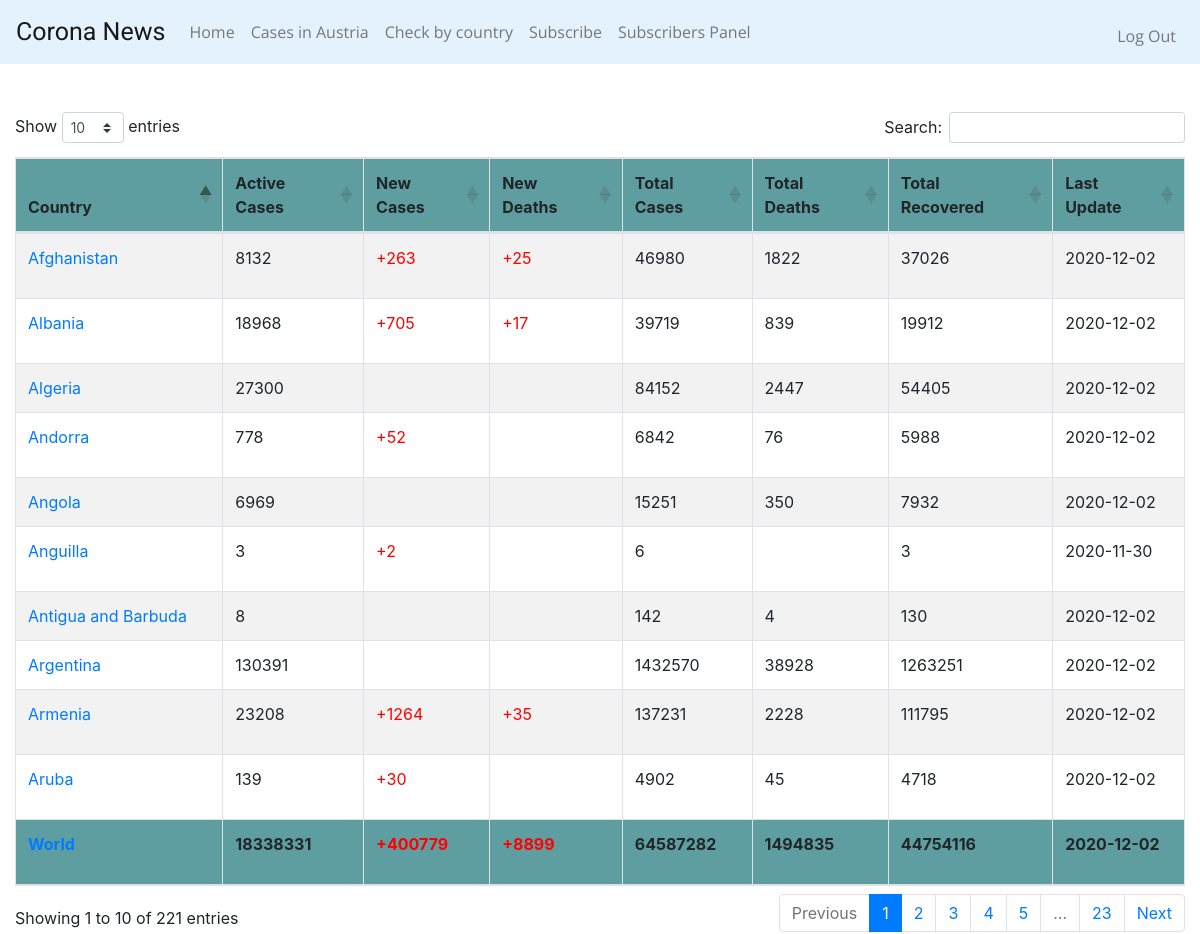
The page /casesWorld (signed in) on the database its author committed.
### tables this page shows
CREATE TABLE casesWorld (id INTEGER PRIMARY KEY AUTOINCREMENT NOT NULL, country TEXT, active INTEGER, new INTEGER, deaths INTEGER, totalCases INTEGER, totalDeaths INTEGER, totalRecovered INTEGER, date date);

### app.py (the view)
@app.route("/casesWorld")
def casesWorld():
    tblCasesWorld = "casesWorld"
    tableValues = {}
    totalCases = {}
    tableValues = select_cases(tblCasesWorld)
    totalCases = select_cases_where_country(tblCasesWorld, "World")
    return render_template('casesWorld.html', casesWorld=tableValues, totalCases=totalCases)

### app.py (called while the page is built)
@app.after_request
def after_request(response):
    response.headers["Cache-Control"] = "no-cache, no-store, must-revalidate"
    response.headers["Expires"] = 0
    response.headers["Pragma"] = "no-cache"
    return response

### coronaCasesDAO.py (called while the page is built)
def select_cases(tableName):
    conn = connect_to_db()
    conn.row_factory = dict_factory
    cursor = conn.cursor()
    format_str = """SELECT country, active, new, deaths, totalCases, totalDeaths, totalRecovered, date FROM "{table}";"""
    sql_command = format_str.format(table=tableName)
    cursor.execute(sql_command)
    result = cursor.fetchall()
    conn.close()
    return result

def select_cases_where_country(tableName, country):
    conn = connect_to_db()
    conn.row_factory = dict_factory
    cursor = conn.cursor()
    format_str = """SELECT country, active, new, deaths, totalCases, totalDeaths, totalRecovered, date FROM "{table}" WHERE country="{countryName}";"""
    sql_command = format_str.format(table=tableName, countryName=country)
    cursor.execute(sql_command)
    result = cursor.fetchall()
    conn.close()
    return result

### helpers.py (called while the page is built)
def connect_to_db():
    conn = sqlite3.connect('coronaDatabase.db')
    return conn

def dict_factory(cursor, row):
    d = {}
    for idx, col in enumerate(cursor.description):
        d[col[0]] = row[idx]
    return d

### templates/casesWorld.html (shortened to what this page needs)
{% extends "layout.html" %}
{% block headSergiu %}
    <link href="https://cdn.datatables.net/1.10.22/css/dataTables.bootstrap4.min.css" rel="stylesheet">
{% endblock %}
{% block main %}
    <div class="col">
        <br>
        <table id="example" class="table table-striped table-bordered" style="width:100%">
            <thead>
                <tr style="background-color:cadetblue">
                    <th>Country</th>
                    <th>Active Cases</th>
                    <th>New Cases</th>
                    <th>New Deaths</th>
                    <th>Total Cases</th>
                    <th>Total Deaths</th>
                    <th>Total Recovered</th>
                    <th>Last Update</th>
                </tr>
            </thead>
            <tfoot>
                {% for dict_item in totalCases %}
                <tr style="background-color: cadetblue; font-weight: bold;">
                    <td >
                        {% set country = dict_item.get("country") %}
                        <a href="/history/{{ country }}" target="_blank">{{ country }}</a>
                    </td>
                    <td>
                        {{dict_item.get("active")}}
                    </td>
                    <td style="color:red;">
                        {% set new = dict_item.get("new") %}
                        {% if new != "" %}
                            <p>+{{ new }}</p>
                        {% else %}
                            <p></p>
                        {% endif %}
                    </td>
                    <td style="color:red;">
                        {% set deaths = dict_item.get("deaths") %}
                        {% if deaths != "" %}
                            <p>+{{ deaths }}</p>
                        {% else %}
                            <p></p>
                        {% endif %}
                    </td>
                    <td>
                        {{dict_item.get("totalCases")}}
                    </td>
                    <td>
                        {{dict_item.get("totalDeaths")}}
                    </td>
                    <td>
                        {{dict_item.get("totalRecovered")}}
                    </td>
                    <td>
                        {{dict_item.get("date")}}
                    </td>
                </tr>
                {% endfor %}
            </tfoot>
            <tbody>
            {% for dict_item in casesWorld %}
                <tr>
                        <td>
                            {% set country = dict_item.get("country") %}
                            <a href="/history/{{ country }}">{{ country }}</a>
                        </td>
                        <td>
                            {{dict_item.get("active")}}
                        </td>
                        <td style="color: red;">
                            {% set new = dict_item.get("new") %}
                            {% if new != "" %}
                                <p>+{{ new }}</p>
                            {% else %}
                                <p></p>
                            {% endif %}
                        </td>
                        <td style="color: red;">
                            {% set deaths = dict_item.get("deaths") %}
                            {% if deaths != "" %}
                                <p>+{{ deaths }}</p>
                            {% else %}
                                <p></p>
                            {% endif %}
                        </td>
                        <td>
                            {{dict_item.get("totalCases")}}
                        </td>
                        <td>
                            {{dict_item.get("totalDeaths")}}
                        </td>
                        <td>
                            {{dict_item.get("totalRecovered")}}
                        </td>
                        <td>
                            {{dict_item.get("date")}}
                        </td>
                </tr>
            {% endfor %}
            </tbody>
        </table>
    </div>
{% endblock %}

### rows shown on the page
casesWorld: country "World", get "18338331", new "400779", deaths "8899", get "64587282", get "1494835", get "44754116", get "2020-12-02"
casesWorld: country "Argentina", get "130391", get "1432570", get "38928", get "1263251", get "2020-12-02"
casesWorld: country "Armenia", get "23208", new "1264", deaths "35", get "137231", get "2228", get "111795", get "2020-12-02"
casesWorld: country "Algeria", get "27300", get "84152", get "2447", get "54405", get "2020-12-02"
casesWorld: country "Afghanistan", get "8132", new "263", deaths "25", get "46980", get "1822", get "37026", get "2020-12-02"
casesWorld: country "Albania", get "18968", new "705", deaths "17", get "39719", get "839", get "19912", get "2020-12-02"
casesWorld: country "Angola", get "6969", get "15251", get "350", get "7932", get "2020-12-02"
casesWorld: country "Andorra", get "778", new "52", get "6842", get "76", get "5988", get "2020-12-02"
casesWorld: country "Aruba", get "139", new "30", get "4902", get "45", get "4718", get "2020-12-02"
casesWorld: country "Antigua and Barbuda", get "8", get "142", get "4", get "130", get "2020-12-02"
casesWorld: country "Anguilla", get "3", new "2", get "6", get "2020-11-30"
